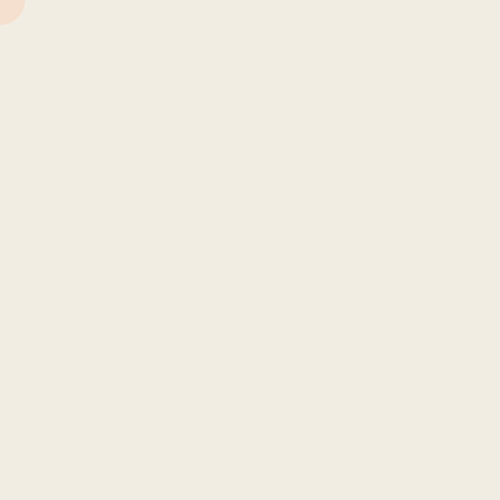
Frame 1 (no input)
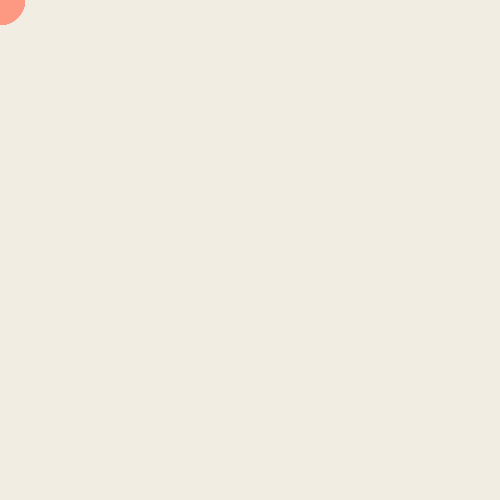
Frame 60 (the mouse pressed at the canvas centre just before this capture)
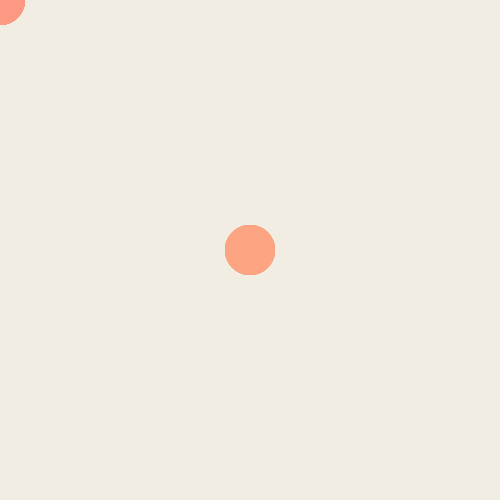
Frame 120 (the mouse held since frame 60 and released just before this capture)

The Processing sketch that drew these frames (run headless with seeded random() and noise(); from frame 60 on, the mouse is pressed at the canvas centre):

// Processing sketch: sketch_01_variable
// ── sketch_01_variable.pde
//Setup wird einmal ausgeführt

void setup() {
  size(500, 500);
  pixelDensity(2);
  noStroke();
  background(#F2EDE3);
}

//loop
void draw() {
  fill(255, random(108,200), 125, 50);
  ellipse(mouseX,mouseY, 50, 50);
}


void mouseClicked() {
  background(#F2EDE3);

}
